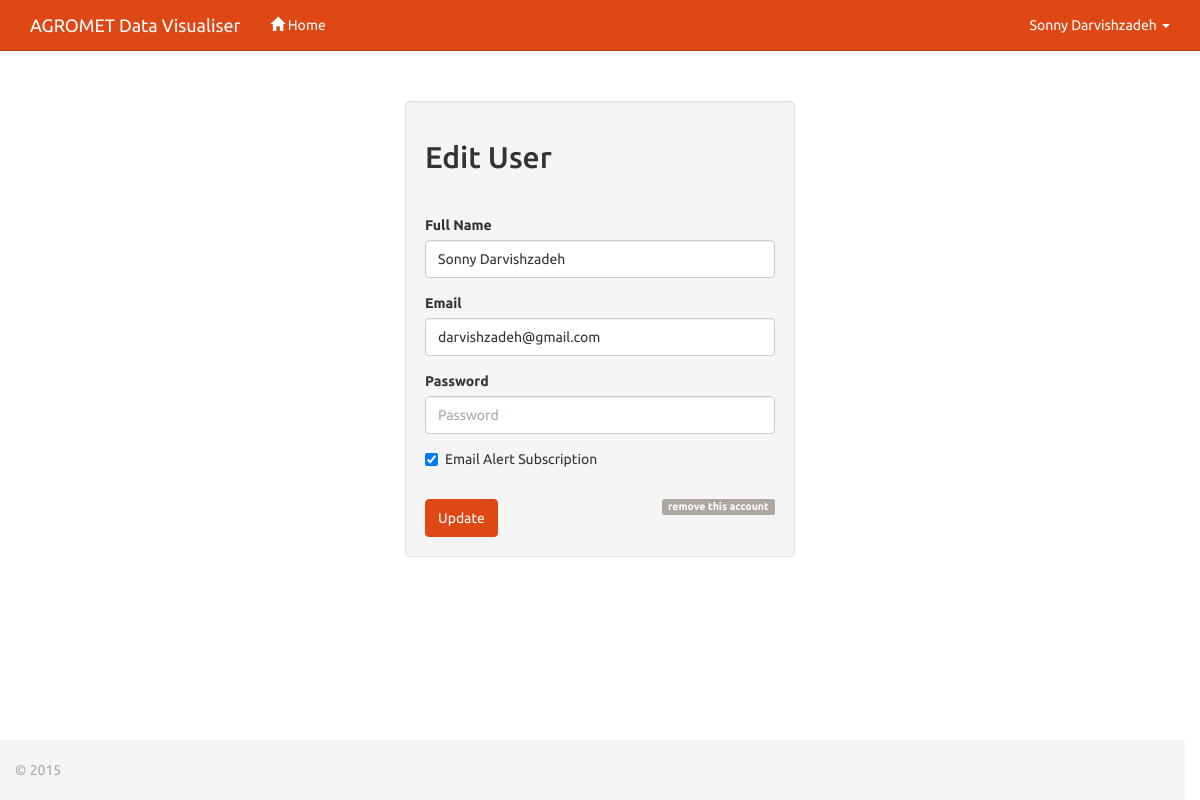
The page /?p=profile (signed in) on the database its author committed.
### tables this page shows
CREATE TABLE IF NOT EXISTS `users` (
`id` int(11) NOT NULL,
  `created_on` timestamp NOT NULL DEFAULT CURRENT_TIMESTAMP,
  `name` varchar(64) NOT NULL,
  `email` varchar(64) NOT NULL,
  `password` varchar(32) NOT NULL,
  `subscription` tinyint(1) DEFAULT NULL,
  `admin` tinyint(1) DEFAULT NULL
);

### profile.php (the view, shortened to what this page needs)
<div class="row">
	<div class="col-md-4 col-md-offset-4 col-sm-4 col-sm-offset-4">
	</div>
</div>
<?php
$query = $conn->query("SELECT * FROM `users` WHERE `id` = '" . $_SESSION['user'] . "';");
$row = $query->fetchAll(PDO::FETCH_ASSOC);
if ($row) {
?>
<div class="row">
	<div class="col-md-4 col-md-offset-4 col-sm-4 col-sm-offset-4 well">
		<form action="./?<?php echo $_SERVER['QUERY_STRING'] ?>" method="post" autocomplete="off">
			<h2>Edit User</h2>
			<hr />
					<div class="form-group">
						<label for="full_name">Full Name</label>
						<input type="text" class="form-control" name="full_name" placeholder="Full Name" minlength="2" maxlength="64" title="A name under 2 characters? We don't like it." value="<?php echo $row[0]['name'] ?>" required />
					</div>
					<div class="form-group">
						<label for="email_addr">Email</label>
						<input type="email" class="form-control" name="email_addr" placeholder="Email Address" maxlength="64" title="Ehem.. an email, you know?" value="<?php echo $row[0]['email'] ?>" required />
					</div>
					<div class="form-group">
						<label for="password">Password</label>
						<input type="password" class="form-control" name="pwd" placeholder="Password" minlength="6" title="Minimum 6 Characters." />
					</div>
					<div class="checkbox">
						<label>
							<input type="checkbox" name="subsc"<?php echo ($row[0]['subscription']==1?' checked':'') ?> /> Email Alert Subscription
						</label>
					</div><br />
					<button type="submit" class="btn btn-primary pull-left">Update</button>
					<a id="remover" data-warn="This action cannot be undone and your account will be removed permanently." href="./?p=profile&remove"><span class="label label-default pull-right">remove this account</span></a>
				</div>
			</div>
	</div>
</div>
<?php
} else {
	require_once('404.php');
}
?>

### header.php (shortened to what this page needs)
<nav class="navbar navbar-default navbar-fixed-top">
	<div class="container">
		<div class="navbar-header">
			<a class="navbar-brand" href="./">AGROMET Data Visualiser</a>
		</div>
		<div id="navbar" class="navbar-collapse collapse">
			<ul class="nav navbar-nav">
				<li><a href="./"><span class="glyphicon glyphicon-home"></span> Home</a></li>
			</ul>
			<ul class="nav navbar-nav navbar-right">
				<?php if (isset($_SESSION['user'])) { ?>
				<li class="dropdown">
					<a href="#" class="dropdown-toggle" data-toggle="dropdown" role="button" aria-expanded="false"><?php echo $user[0]['name'] ?> <span class="caret"></span></a>
				</li>
				<?php } else { ?>
				<li><a href="?p=auth"><span class="glyphicon glyphicon-log-in"></span> Register / Login</a></li>
				<?php } ?>
			</ul>
		</div>
	</div>
</nav>

### css/extras.css (style rules this page uses)
html { position: relative; min-height: 100%; }
body { margin-bottom: 60px; padding-top: 100px; padding-bottom: 100px; }

### rows shown on the page
users: name "Sonny Darvishzadeh", full_name "Sonny Darvishzadeh", email_addr "darvishzadeh@gmail.com", subscription "☑"
